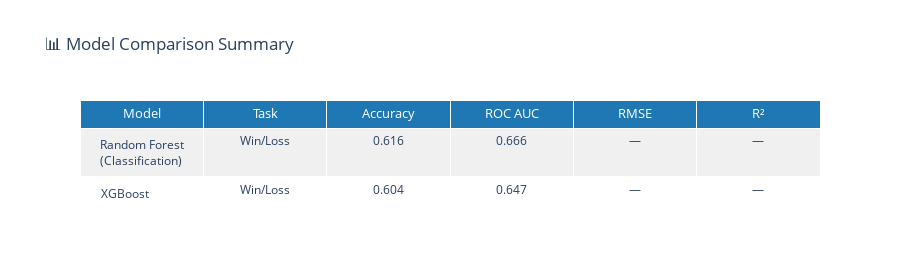

The code cell stored with this chart in its notebook:
### Markdown cell above
## 📊 Model Comparison

Let's put all our models side by side.

### Code cell
# Compile results
rf_rmse = np.sqrt(mean_squared_error(y_margin_test, rf_margin_pred))
xgb_rmse = np.sqrt(mean_squared_error(y_margin_test, xgb_margin_pred))

comparison = pd.DataFrame([
    {
        'Model': 'Random Forest (Classification)',
        'Task': 'Win/Loss',
        'Accuracy': f"{accuracy_score(y_test, rf_pred):.3f}",
        'ROC AUC': f"{roc_auc_score(y_test, rf_prob):.3f}",
        'RMSE': '—',
        'R²': '—'
    },
    {
        'Model': 'XGBoost (Classification)',
        'Task': 'Win/Loss',
        'Accuracy': f"{accuracy_score(y_test, xgb_pred):.3f}",
        'ROC AUC': f"{roc_auc_score(y_test, xgb_prob):.3f}",
        'RMSE': '—',
        'R²': '—'
    },
    {
        'Model': 'Random Forest (Regression)',
        'Task': 'Score Margin',
        'Accuracy': '—',
        'ROC AUC': '—',
        'RMSE': f"{rf_rmse:.1f}",
        'R²': f"{r2_score(y_margin_test, rf_margin_pred):.3f}"
    },
    {
        'Model': 'XGBoost (Regression)',
        'Task': 'Score Margin',
        'Accuracy': '—',
        'ROC AUC': '—',
        'RMSE': f"{xgb_rmse:.1f}",
        'R²': f"{r2_score(y_margin_test, xgb_margin_pred):.3f}"
    },
    {
        'Model': 'Baseline (always pick home)',
        'Task': 'Win/Loss',
        'Accuracy': f"{y_test.mean():.3f}",
        'ROC AUC': '0.500',
        'RMSE': '—',
        'R²': '—'
    }
])

fig = go.Figure(data=[go.Table(
    header=dict(values=list(comparison.columns), fill_color='#1f77b4', 
                font=dict(color='white', size=13), align='center'),
    cells=dict(values=[comparison[c] for c in comparison.columns],
               fill_color=[['#f0f0f0', 'white'] * 3],
               align='center', font=dict(size=12), height=30)
)])
fig.update_layout(title='📊 Model Comparison Summary', height=280)
fig.show()

comparison

### Figure 1 — Plotly figure (JSON) as saved in the notebook; plotly's stock layout.template omitted (floating-point values rounded to 4 significant figures)
{"data": [{"cells": {"align": "center", "fill": {"color": [["#f0f0f0", "white", "#f0f0f0", "white", "#f0f0f0", "white"]]}, "font": {"size": 12}, "height": 30, "values": [["Random Forest (Classification)", "XGBoost (Classification)", "Random Forest (Regression)", "XGBoost (Regression)", "Baseline (always pick home)"], ["Win/Loss", "Win/Loss", "Score Margin", "Score Margin", "Win/Loss"], ["0.616", "0.604", "—", "—", "0.497"], ["0.666", "0.647", "—", "—", "0.500"], ["—", "—", "14.1", "14.9", "—"], ["—", "—", "0.141", "0.040", "—"]]}, "header": {"align": "center", "fill": {"color": "#1f77b4"}, "font": {"color": "white", "size": 13}, "values": ["Model", "Task", "Accuracy", "ROC AUC", "RMSE", "R²"]}, "type": "table"}], "layout": {"height": 280, "title": {"text": "📊 Model Comparison Summary"}}}
